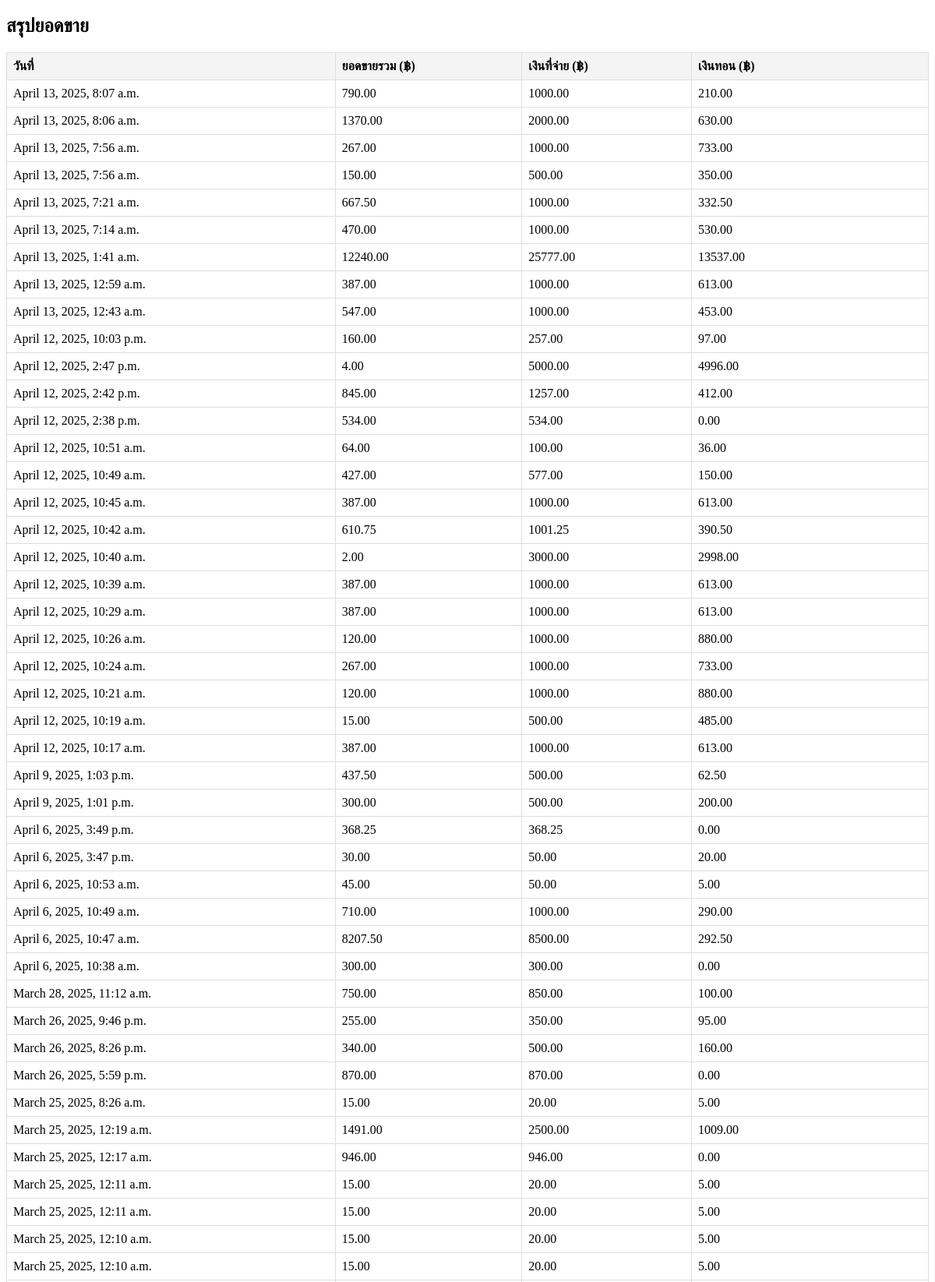
The app's page /Circulation1 (upper part) with its own data.
### Dashboard/models.py (models this page shows, shortened)
class SaleRecord(models.Model):
    total_amount = models.DecimalField(max_digits=10, decimal_places=2)
    entered_amount = models.DecimalField(max_digits=10, decimal_places=2)
    change = models.DecimalField(max_digits=10, decimal_places=2)
    timestamp = models.DateTimeField()
    Pofitprice = models.DecimalField(max_digits=10, decimal_places=2, default=0.00)
    stock_adjustments = models.JSONField()  # ใช้ JSONField สำหรับบันทึกข้อมูล Array
    cashier = models.ForeignKey(User, on_delete=models.CASCADE, null=True, blank=True, default=1)
    class Meta:
        verbose_name = "รายการสินค้าที่บันทึก"  # เปลี่ยนชื่อที่แสดงใน Admin
        verbose_name_plural = "บันทึกรายการสำหรับการขาย"  # ชื่อพหูพจน์ใน Admin

### DashboardUser/views.py (the view)
def Circulation3(request):
    filter_type = request.GET.get("filter", "year")  # ค่าเริ่มต้นเป็น "year"
    today = datetime.now()
    if filter_type == "day":
        start_date = today - timedelta(days=1)
    elif filter_type == "week":
        start_date = today - timedelta(weeks=1)
    elif filter_type == "month":
        start_date = today - timedelta(days=30)
    elif filter_type == "3months":
        start_date = today - timedelta(days=90)
    elif filter_type == "6months":
        start_date = today - timedelta(days=180)
    else:  # "year"
        start_date = today - timedelta(days=365)
    records1 = SaleRecord.objects.filter(timestamp__gte=start_date).order_by('-timestamp')
    total_sum = records1.aggregate(total=Sum("total_amount"))["total"] or 0
    return render(request, "Circulation1.html", {
        "records1": records1,
        "total_sum": total_sum,
        "filter_type": filter_type  # ส่งค่า filter_type ไปยัง template
    })

### DashboardUser/templates/Circulation1.html (shortened to what this page needs)
<!DOCTYPE html>
{% load humanize %}
{% load static %}
<html>
    <head>
        <link rel="stylesheet" href="">
    </head>
   <body>
    <h2>สรุปยอดขาย</h2>
    <table>
        <thead>
            <tr>
                <th>วันที่</th>
                <th>ยอดขายรวม (฿)</th>
                <th>เงินที่จ่าย (฿)</th>
                <th>เงินทอน (฿)</th>
            </tr>
        </thead>
        <tbody>
            {% for record in records1 %}
            <tr>
                <td>{{ record.timestamp }}</td>
                <td>{{ record.total_amount }}</td>
                <td>{{ record.entered_amount }}</td>
                <td>{{ record.change }}</td>
            </tr>
            {% endfor %}
        </tbody>
    </table>
</body>
</html>

### DashboardUser/templates/Circulation1.html (style rules this page uses)
table { width: 100%; border-collapse: collapse; margin-top: 20px; }
th, td { border: 1px solid #ddd; padding: 8px; text-align: left; }
th { background-color: #f4f4f4; }

### records on screen
SaleRecord: timestamp "April 13, 2025, 8:07 a.m.", total_amount "790.00", entered_amount "1000.00", change "210.00"
SaleRecord: timestamp "April 13, 2025, 8:06 a.m.", total_amount "1370.00", entered_amount "2000.00", change "630.00"
SaleRecord: timestamp "April 13, 2025, 7:56 a.m.", total_amount "267.00", entered_amount "1000.00", change "733.00"
SaleRecord: timestamp "April 13, 2025, 7:56 a.m.", total_amount "150.00", entered_amount "500.00", change "350.00"
SaleRecord: timestamp "April 13, 2025, 7:21 a.m.", total_amount "667.50", entered_amount "1000.00", change "332.50"
SaleRecord: timestamp "April 13, 2025, 7:14 a.m.", total_amount "470.00", entered_amount "1000.00", change "530.00"
SaleRecord: timestamp "April 13, 2025, 1:41 a.m.", total_amount "12240.00", entered_amount "25777.00", change "13537.00"
SaleRecord: timestamp "April 13, 2025, 12:59 a.m.", total_amount "387.00", entered_amount "1000.00", change "613.00"
SaleRecord: timestamp "April 13, 2025, 12:43 a.m.", total_amount "547.00", entered_amount "1000.00", change "453.00"
SaleRecord: timestamp "April 12, 2025, 10:03 p.m.", total_amount "160.00", entered_amount "257.00", change "97.00"
SaleRecord: timestamp "April 12, 2025, 2:47 p.m.", total_amount "4.00", entered_amount "5000.00", change "4996.00"
SaleRecord: timestamp "April 12, 2025, 2:42 p.m.", total_amount "845.00", entered_amount "1257.00", change "412.00"
SaleRecord: timestamp "April 12, 2025, 2:38 p.m.", total_amount "534.00", entered_amount "534.00", change "0.00"
SaleRecord: timestamp "April 12, 2025, 10:51 a.m.", total_amount "64.00", entered_amount "100.00", change "36.00"
SaleRecord: timestamp "April 12, 2025, 10:49 a.m.", total_amount "427.00", entered_amount "577.00", change "150.00"
SaleRecord: timestamp "April 12, 2025, 10:45 a.m.", total_amount "387.00", entered_amount "1000.00", change "613.00"
SaleRecord: timestamp "April 12, 2025, 10:42 a.m.", total_amount "610.75", entered_amount "1001.25", change "390.50"
SaleRecord: timestamp "April 12, 2025, 10:40 a.m.", total_amount "2.00", entered_amount "3000.00", change "2998.00"
SaleRecord: timestamp "April 12, 2025, 10:39 a.m.", total_amount "387.00", entered_amount "1000.00", change "613.00"
SaleRecord: timestamp "April 12, 2025, 10:29 a.m.", total_amount "387.00", entered_amount "1000.00", change "613.00"
SaleRecord: timestamp "April 12, 2025, 10:26 a.m.", total_amount "120.00", entered_amount "1000.00", change "880.00"
SaleRecord: timestamp "April 12, 2025, 10:24 a.m.", total_amount "267.00", entered_amount "1000.00", change "733.00"
SaleRecord: timestamp "April 12, 2025, 10:21 a.m.", total_amount "120.00", entered_amount "1000.00", change "880.00"
SaleRecord: timestamp "April 12, 2025, 10:19 a.m.", total_amount "15.00", entered_amount "500.00", change "485.00"
SaleRecord: timestamp "April 12, 2025, 10:17 a.m.", total_amount "387.00", entered_amount "1000.00", change "613.00"
SaleRecord: timestamp "April 9, 2025, 1:03 p.m.", total_amount "437.50", entered_amount "500.00", change "62.50"
SaleRecord: timestamp "April 9, 2025, 1:01 p.m.", total_amount "300.00", entered_amount "500.00", change "200.00"
SaleRecord: timestamp "April 6, 2025, 3:49 p.m.", total_amount "368.25", entered_amount "368.25", change "0.00"
SaleRecord: timestamp "April 6, 2025, 3:47 p.m.", total_amount "30.00", entered_amount "50.00", change "20.00"
SaleRecord: timestamp "April 6, 2025, 10:53 a.m.", total_amount "45.00", entered_amount "50.00", change "5.00"
SaleRecord: timestamp "April 6, 2025, 10:49 a.m.", total_amount "710.00", entered_amount "1000.00", change "290.00"
SaleRecord: timestamp "April 6, 2025, 10:47 a.m.", total_amount "8207.50", entered_amount "8500.00", change "292.50"
SaleRecord: timestamp "April 6, 2025, 10:38 a.m.", total_amount "300.00", entered_amount "300.00", change "0.00"
SaleRecord: timestamp "March 28, 2025, 11:12 a.m.", total_amount "750.00", entered_amount "850.00", change "100.00"
SaleRecord: timestamp "March 26, 2025, 9:46 p.m.", total_amount "255.00", entered_amount "350.00", change "95.00"
SaleRecord: timestamp "March 26, 2025, 8:26 p.m.", total_amount "340.00", entered_amount "500.00", change "160.00"
SaleRecord: timestamp "March 26, 2025, 5:59 p.m.", total_amount "870.00", entered_amount "870.00", change "0.00"
SaleRecord: timestamp "March 25, 2025, 8:26 a.m.", total_amount "15.00", entered_amount "20.00", change "5.00"
SaleRecord: timestamp "March 25, 2025, 12:19 a.m.", total_amount "1491.00", entered_amount "2500.00", change "1009.00"
SaleRecord: timestamp "March 25, 2025, 12:17 a.m.", total_amount "946.00", entered_amount "946.00", change "0.00"
SaleRecord: timestamp "March 25, 2025, 12:11 a.m.", total_amount "15.00", entered_amount "20.00", change "5.00"
SaleRecord: timestamp "March 25, 2025, 12:11 a.m.", total_amount "15.00", entered_amount "20.00", change "5.00"
SaleRecord: timestamp "March 25, 2025, 12:10 a.m.", total_amount "15.00", entered_amount "20.00", change "5.00"
SaleRecord: timestamp "March 25, 2025, 12:10 a.m.", total_amount "15.00", entered_amount "20.00", change "5.00"
